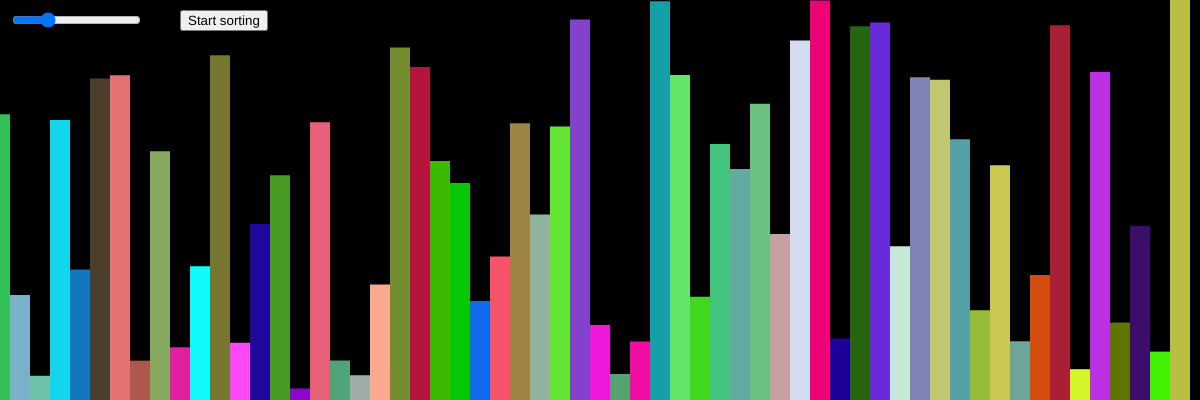
Frame 1 (no input)
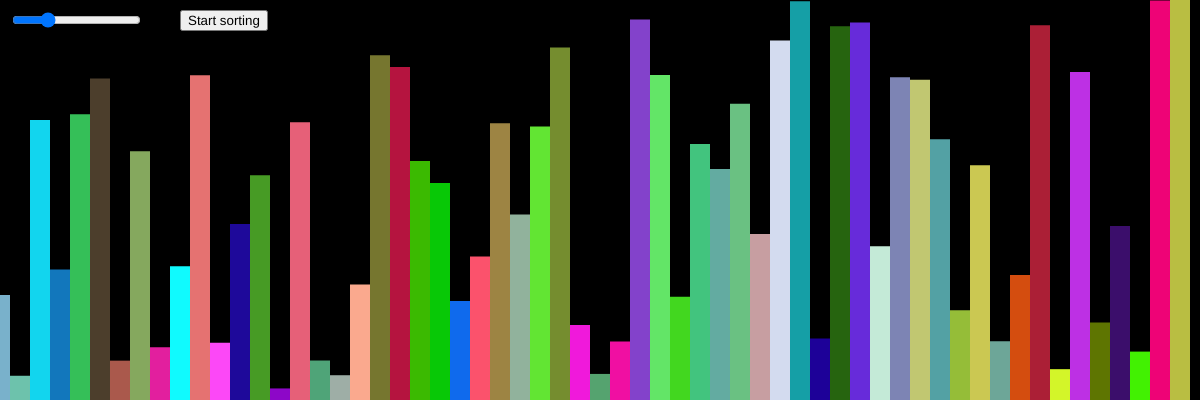
Frame 2 (the mouse pressed at the canvas centre, redrawn once)

The p5.js sketch that drew these frames (run headless with seeded random() and noise() and a simulated clock; the mouse was pressed at the canvas centre and the sketch redrawn once):

// p5.js sketch
// ── sketch.js
let height = 400
let lineWidth = 20

let values = []
let valuesColor = []

let i = 0
let j = 0

let slider;
let button;

function startSorting () {
  loop()
}

function initVar() {
  i = 0
  j = 0

  values = []
  valuesColor = []
}

function createLines() {
  for (let index = 0; index < (width / lineWidth); index++) {
    values[index] = random(height)
    r = random(255)
    g = random(255)
    b = random(255)
    valuesColor[index] = [r, g, b]
  }
}
 
function setup() {
  frameRate(20)
  createCanvas(windowWidth, height);
  strokeCap(SQUARE);
  
  createLines()

  // create slider
  slider = createSlider(10, 50, lineWidth, 1)
  slider.position(10, 10)
  slider.input(changeLineWidth)

  // create button
  button = createButton("Start sorting")
  button.position(180, 10)
  button.mousePressed(startSorting)

  noLoop()
}

function changeLineWidth() {
  noLoop()
  lineWidth = slider.value()
  console.log(lineWidth)
  initVar()
  createLines()
  redraw()
}

function draw() {
  background(0)
  lineWidth = slider.value()

  if(i < values.length) {
    for (let j = 0; j < values.length - i - 1; j++) {
      let a = values[j]
      let b = values[j + 1]

      if(a > b) {
        swap(values, j , j + 1)
        swap(valuesColor, j , j + 1)
      }
    }
  } else {
    console.log("finished")
    noLoop()
  }

  i++;

  for (let i = 0; i < values.length; i++) {
    r = valuesColor[i]
    g = valuesColor[i]
    b = valuesColor[i]
    stroke(r, g, b)
    strokeWeight(lineWidth)

    line(i*lineWidth, height, i*lineWidth, height - values[i])
    
  }
}

function swap(arr, a, b) {
  let temp = arr[a]
  arr[a] = arr[b]
  arr[b] = temp
}
